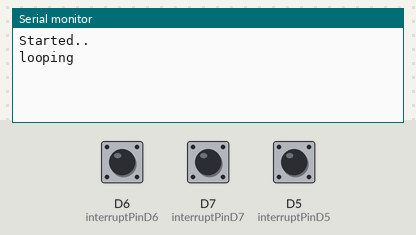
Recording of a sketch running on a simulated ESP8266 (NodeMCU). Parts: the last lines printed to the serial monitor. Inputs (shaded band) come from the test bench; at power-on: D6 (interruptPinD6) HIGH, D7 (interruptPinD7) HIGH, D5 (interruptPinD5) HIGH.

Above: at 1.2 s.
1.3 s: D6 (interruptPinD6) pulled LOW for 0.15 s
At 1.9 s:
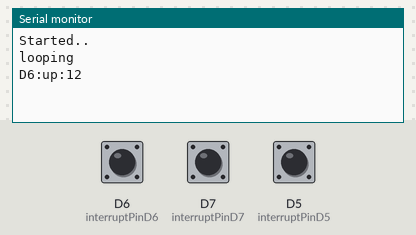
2.9 s: D7 (interruptPinD7) pulled LOW for 0.15 s
At 4.1 s:
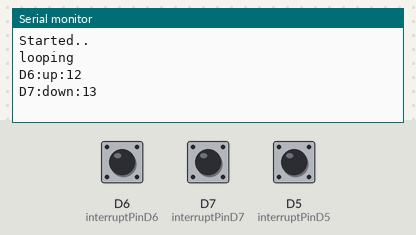
4.5 s: D5 (interruptPinD5) pulled LOW for 0.15 s
At 5.6 s:
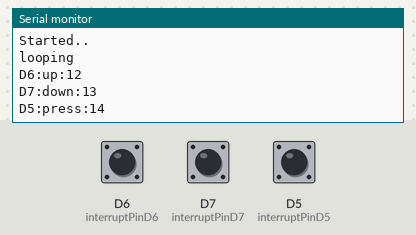

Measured:
- after the input at 1.3 s, the serial monitor: prints a new line at once (image 1)
- after the input at 2.9 s, the serial monitor: prints a new line at once (image 2)
- after the input at 4.5 s, the serial monitor: prints a new line at once (image 3)

The sketch:

Interrupt_test.ino
```cpp
void setup() {
  Serial.begin(115200);
  Serial.println("Started..");
  // detect D5,D6 and D7 joystick button
  int interruptPinD5 = D5;
  int interruptPinD6 = D6;
  int interruptPinD7 = D7;
  //INPUT, OUTPUT, or INPUT_PULLUP
  pinMode(interruptPinD5, INPUT_PULLUP);
  pinMode(interruptPinD6, INPUT_PULLUP);
  pinMode(interruptPinD7, INPUT_PULLUP);
  //CHANGE, RISING and FALLING
  attachInterrupt(digitalPinToInterrupt(interruptPinD5), handleInterruptD5, FALLING);
  attachInterrupt(digitalPinToInterrupt(interruptPinD6), handleInterruptD6, FALLING);
  attachInterrupt(digitalPinToInterrupt(interruptPinD7), handleInterruptD7, FALLING);
  ///
}

void loop() {
  Serial.println("looping");
  delay(6000);
}

void handleInterruptD5() {
  Serial.print("D5:press:");
  Serial.println(D5);
}

void handleInterruptD6() {
  Serial.print("D6:up:");
  Serial.println(D6);
}

void handleInterruptD7() {
  Serial.print("D7:down:");
  Serial.println(D7);
}
```
